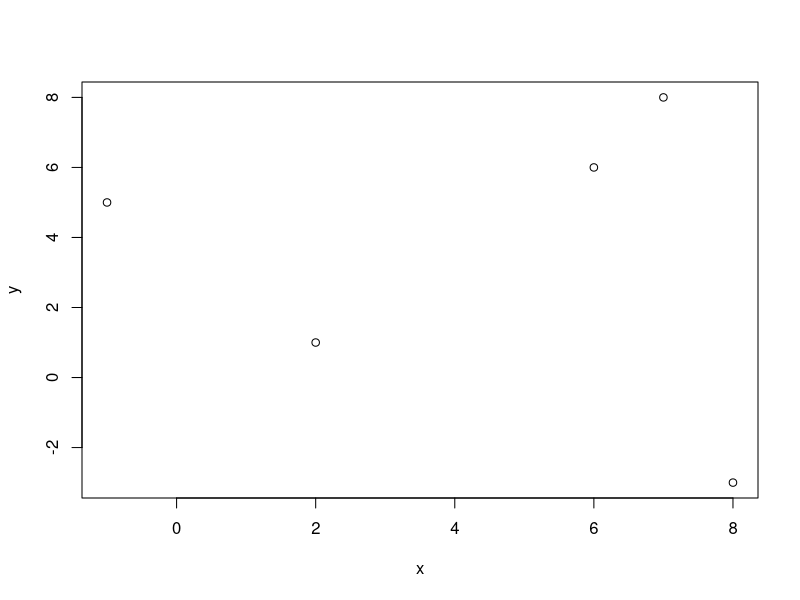
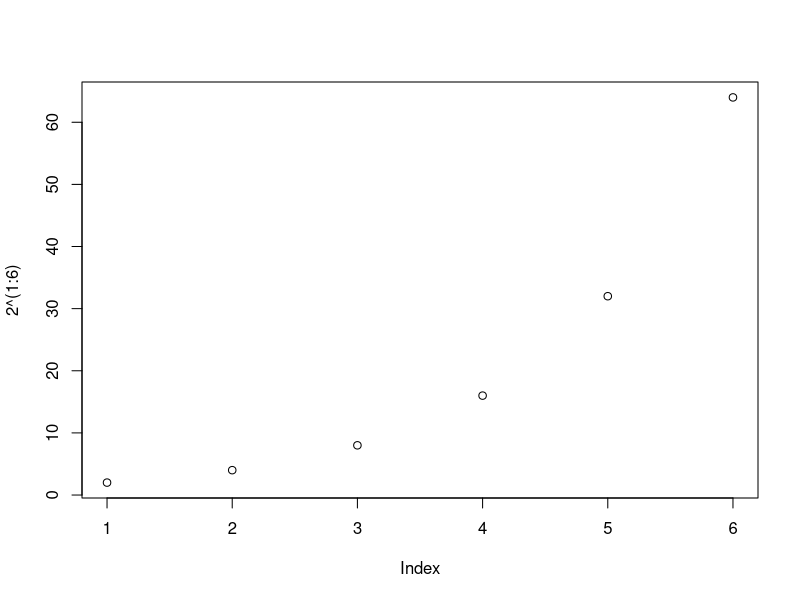
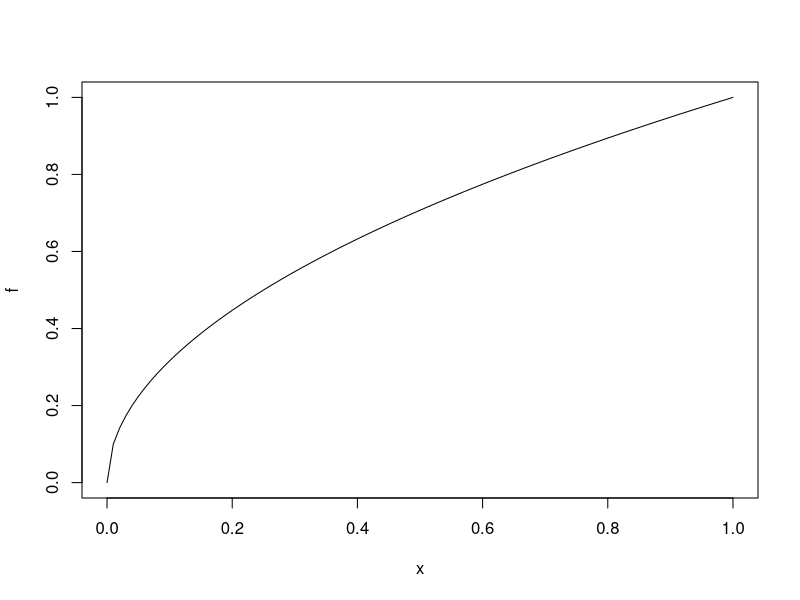
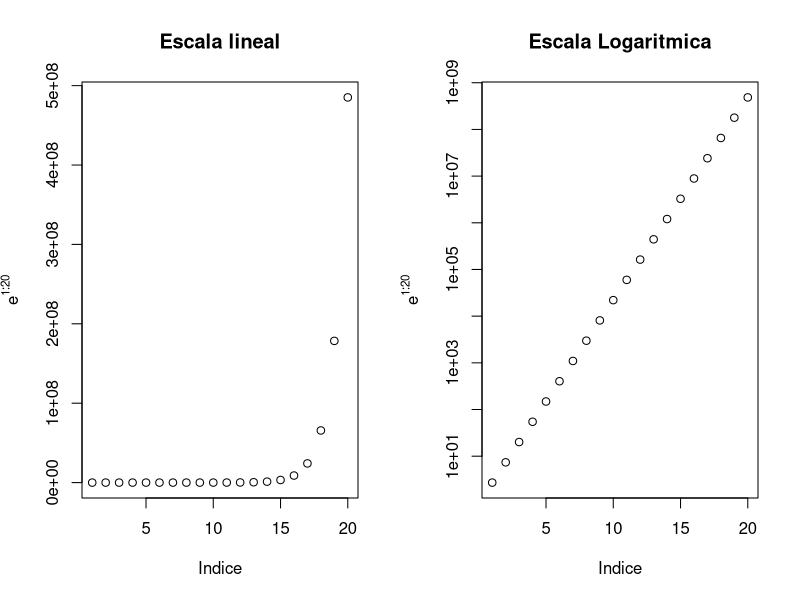
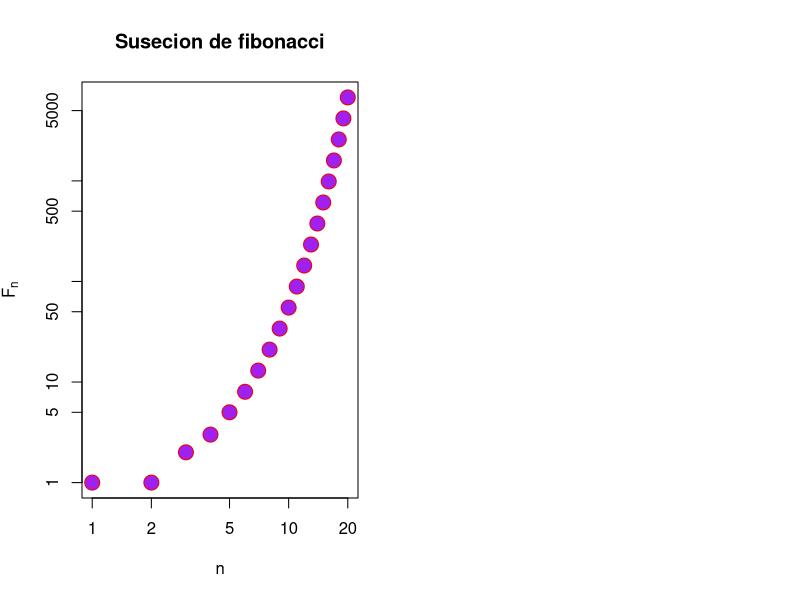
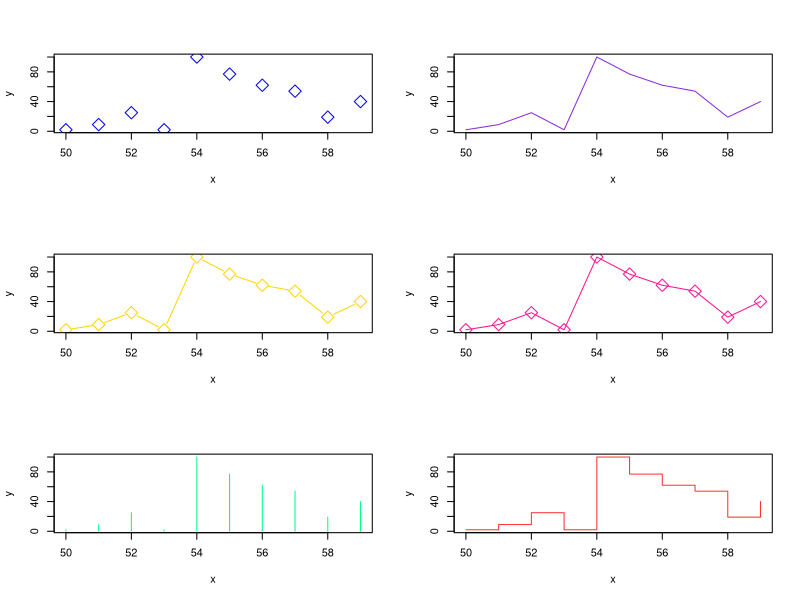
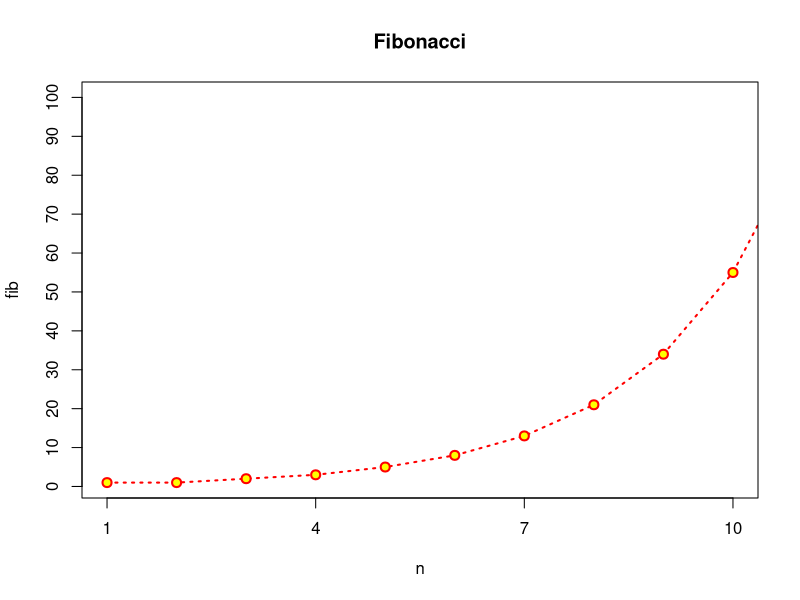
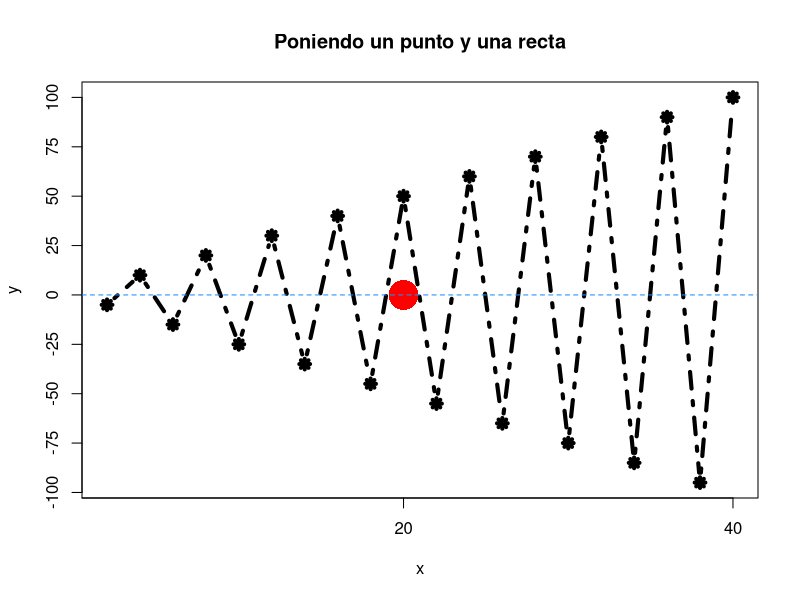

Generate these figures, in order, with R: (Note: this script raises an error after producing the figures.)
## ---- chunk 1
knitr::opts_chunk$set(echo = TRUE)
## ---- chunk 2
x = c(2,6,7,8,-1)
y = c(1,6,8,-3,5)
plot(x,y)
## ---- chunk 3
plot(2^(1:6))
## ---- chunk 4
f <- function(x){sqrt(x)}
plot(f)
## ---- chunk 5
par(mfrow = c(1,2))

plot = plot(exp(1:20), xlab = 'Indice', ylab = expression(e^{1:20}),
            main = "Escala lineal")


plotLog = plot(exp(1:20),log = "y" ,xlab = 'Indice', ylab = expression(e^{1:20}),
            main = "Escala Logaritmica")
## ---- chunk 6
n = 1:20

fib = (1/sqrt(5))*((1+sqrt(5))/2)^n - (1/sqrt(5))*((1-sqrt(5))/2)^n

plot(fib, xlab="n", ylab = expression(F[n]),
     main="Susecion de fibonacci", pch = 21, cex=2,
     col="red2", bg="purple", log="xy")
## ---- chunk 7
par(mfrow=c(3,2))

x = c(50:59)
y = c(2,9,25,2,100,77,62,54,19,40)

plot(x,y, pch=23, cex=2, col="blue",type="p")
plot(x,y, pch=23, cex=2, col="blueviolet",type="l")
plot(x,y, pch=23, cex=2, col="gold",type="b")
plot(x,y, pch=23, cex=2, col="deeppink",type="o")
plot(x,y, pch=23, cex=2, col="springgreen",type="h")
plot(x,y, pch=23, cex=2, col="firebrick1",type="s")

par(mfrow=c(1,1))
## ---- chunk 8
plot(n, fib, pch=21, col="red", bg="yellow", cex=1.2,
     main="Fibonacci",
     type="o", lty="dotted", lwd=2,
     xlim=c(1,10), ylim = c(1,100),
     xaxp= c(1,10,3), yaxp = c(0,100,10))
## ---- chunk 9
x = (2*(1:20))
y = (-1)^(1:20)*5*(1:20)

plot(x,y, main="Poniendo un punto y una recta",
     pch=8,cex=1,type="b", lty=4,
     lwd=4, xaxp=c(0,40,2), yaxp=c(-100,100,8))

points(20,0,col="red", cex=4, pch=16)
abline(h=0,lty=2,col="dodgerblue")
## ---- chunk 10
f <- function(x){
  x^2 - 2*x + sqrt(abs(x))
}

plot(f, xlim = c(-3,3))
points(0,0, pch=19)
points(-3:3, (-3:3)^2,col="blue")
abline(2,3, lty= "dashed", col="red")
abline(v=2, lty= "dotted", col="green")
abline(h=5, lty= "dotdash", col="purple")
## ---- chunk 11
f <- function(x){x^2}
plot(f, xlim=c(-3,3), col="red", lwd=2,xlab="x",ylab=expression(x^2))
abline(h=0:9, v=-3:3, lty="dotted", col="grey")

## ---- chunk 12
plot(tan, xlim=c(-pi,pi), ylim=c(-5,5))
abline(v=c(-pi/2, pi/2), col="red")
## ---- chunk 13
alumnos = c(1:10)
notas = c(2,5,7,9,8,3,5,6,10,7)
plot(alumnos, notas, main="Grafico con texto")
text(alumnos,notas, labels=c("S","A","N","E","N","S","A","A","A","E","N"),
     pos = c(rep(3,times=8),1,3) )
## ---- chunk 14
plot(0,0)
text(0,0,labels = "debajo",pos=1)
text(0,0,labels = "izquierda",pos=2)
text(0,0,labels = "arrba",pos=3)
text(0,0,labels = "derecha",pos=4)
point
text(0,0,labels = "centro")

## ---- chunk 15
f <- function(x){x^2}

plot(f, xlim = c(-3,3), ylim=c(-10,10))
points(-3:3, f(-3:3), pch=19)
lines(-3:3, f(-3:3), lwd =2,lty="dotted", col="red")
curve(x^3, lty="dashed", col="blue", add=TRUE)
curve(x^4,col="purple", add=TRUE)

legend("bottomright",
       legend = c(expression(x^2),expression(x^3),expression(x^4)),
       lwd=2, 
       col=c("red","blue","purple"),
       lty=c("dotted","dashed","dashed"))
## ---- chunk 16
x = seq(0,2*pi,0.1)
plot(x,sin(x),type="l",col="blue",lwd=3, xlab="", ylab="")
lines(x,cos(x),col="green",lwd=3)
lines(x,tan(x),col="purple",lwd=3)

legend("bottomleft",col=c("blue","green","purple"),
       legend = c("Seno","Coseno","Tangente"),
       lwd=3, bty="l")

## ---- chunk 17
y <- function(x){x^2-3*x+30}
plot(y(-15:15),
     main="Una parabola",
     xlab= expression(x),
     ylab=expression(x^2-3*x+30))
